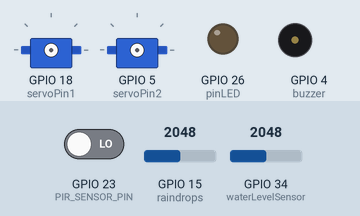
Bench run of a sketch on a simulated ESP32. Parts: 2 × servo, output pins drawn as LEDs (lit = HIGH), buzzer (waves = sounding, pin HIGH). The inputs (shaded band) are chosen by the test bench; at power-on: GPIO 23 (PIR_SENSOR_PIN) LOW, GPIO 15 (raindrops) = 2048, GPIO 34 (waterLevelSensor) = 2048. What the sketch prints to the serial monitor is not drawn.

Above: at 0.1 s.
At 1.7 s:
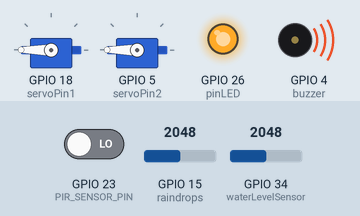
1.8 s: GPIO 23 (PIR_SENSOR_PIN) driven HIGH
Timing chart, 0 to 4.8 s (numbered marks = the images above; inputs shaded):
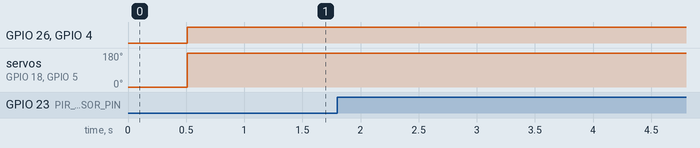

Measured:
- after the input at 1.8 s, every drawn part: stays the same

The sketch:

twoServosMotorRaindropsensor_andWaterLevelSensorPIRsensor.ino
```cpp
#include <ESP32Servo.h>

Servo myservo1;          // create first servo object
Servo myservo2;          // create second servo object

int servoPin1 = 18;      // GPIO pin for first servo
int servoPin2 = 5;       // GPIO pin for second servo

int raindrops = 15;      // Analog pin for rain sensor
int waterLevelSensor = 34; // Analog pin for water level sensor
int pinLED = 26;         // LED indicator pin

#define PIR_SENSOR_PIN 23   // PIR sensor pin
#define buzzer 4            // Buzzer pin

void setup() {
  // Initialize Serial communication
  Serial.begin(115200);
  Serial.println("System initializing...");
  delay(500);

  // Allow allocation of all timers for ESP32 servo control
  ESP32PWM::allocateTimer(0);
  ESP32PWM::allocateTimer(1);
  ESP32PWM::allocateTimer(2);
  ESP32PWM::allocateTimer(3);

  // Configure both servos
  myservo1.setPeriodHertz(50);  // Standard 50 Hz servo signal
  myservo2.setPeriodHertz(50);

  // Attach both servos to their respective pins
  myservo1.attach(servoPin1, 500, 2400); // min and max pulse width
  myservo2.attach(servoPin2, 500, 2400);

  // Start both servos at 0 degrees
  myservo1.write(0);
  myservo2.write(0);

  // Pin modes configuration
  pinMode(raindrops, INPUT);
  pinMode(waterLevelSensor, INPUT);
  pinMode(pinLED, OUTPUT);
  pinMode(PIR_SENSOR_PIN, INPUT);
  pinMode(buzzer, OUTPUT);

  Serial.println("System ready!");
  Serial.println("------------------------------");
}

void loop() {
  // Read all sensors
  int motionState = digitalRead(PIR_SENSOR_PIN);     // PIR sensor state
  int analogdropsvalue = analogRead(raindrops);      // Rain sensor analog value
  int waterLevelSensorvalue = analogRead(waterLevelSensor); // Water level analog value

  // Display readings on Serial Monitor
  Serial.print("Rain Sensor: ");
  Serial.print(analogdropsvalue);
  Serial.print("  |  Water Level: ");
  Serial.print(waterLevelSensorvalue);
  Serial.print("  |  Motion: ");
  Serial.println(motionState == HIGH ? "Detected" : "None");

  // Condition: rain detected, high water level, or motion
  if (motionState == HIGH || analogdropsvalue < 2500 || waterLevelSensorvalue > 350) {
    Serial.println("⚠️ Condition Triggered! Activating system...");
    digitalWrite(buzzer, HIGH);
    digitalWrite(pinLED, HIGH);
    myservo1.write(180);
    myservo2.write(180);
  } else {
    Serial.println("✅ Normal condition. System idle.");
    digitalWrite(buzzer, LOW);
    digitalWrite(pinLED, LOW);
    myservo1.write(0);
    myservo2.write(0);
  }

  Serial.println("------------------------------");
  delay(500); // Wait half a second before next reading
}
```
